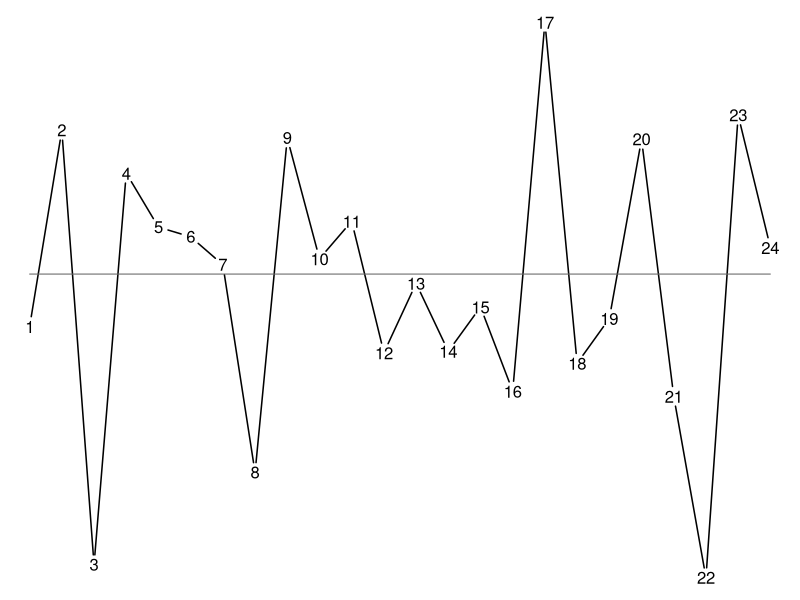

Generate this figure with R: (Note: this script raises an error after producing the figure.)
# Figure 1
pdf('fig1.pdf', w = 5, h = 2, pointsize = 8)
set.seed(32)
n <- 24
y <- rnorm(n)
x <- seq(n)

op <- par(mar = c(bottom = 0, left   = 0, top    = 0, right  = 0))
plot(x, y,
     axes = FALSE,
     type = "b",
     pch  = '',
     lwd  = 1.5,
     ylab = '',
     xlab = '')

lines(x, rep(median(y), n), col = 'grey40')
text(x, y)
par(op)
dev.off()

# Figure 2

# preparations for figures run24 and run24 case, if cr100 not already in workspace:

cr100 <- crossrunsymm(100, printn=TRUE)

# figure run24:

# plot to include in article for n=24, f=16 (case 1):
cr24matr <- matrix(as.numeric(cr100$pt[[24]]), ncol=24)
rownames(cr24matr) <- 0:23
colnames(cr24matr) <- 1:24
cr24matr
# runs plot for n=24:
set.seed(83938487)
values <- c(runif(15,.5,1),runif(1,-1,-.5),2*rbinom(8,1,.5)-1+runif(8,-.3,.3))
xright <- 70
ytop <- 7
ybottom <- -1.2
ytimes <- -1.4
cextimes <- .8
cexc <- .5
x24 <- 30
xincr <- 1.5
y24 <- ytop -.5
yincr <- .2
x9 <- 5
y9 <- 6
par(mar=c(bottom=3,left=3,top=0,right=0)+.1)
plot(x=1:24, y=values, axes=FALSE, type="o", pch=19, xlab="", ylab="", 
     xlim=c(1,xright), ylim=c(-2,ytop))
lines(x=c(1,24), y=c(0,0), col="blue")
lines(x=c(1,24), y=c(ybottom,ybottom))
points(x=1, y=values[1], col="red", pch=19)
points(x=15:16, y=values[15:16], col="red", pch=19, type="o")
points(x=17:24, y=values[17:24], col="blue", pch=19, type="o")
text(x=c(1,16,24),y=ytimes, labels=c(1,16,24), cex=cextimes)
text(x=12,y=ytimes-.4, labels="Time", cex=cextimes)
lines(x=c(1,1), y=c(ybottom,max(values)), lty="dotted")
lines(x=c(16,16), y=c(ybottom,max(values)), lty="dotted")
lines(x=c(24,24), y=c(ybottom,values[24]), lty="dotted")
text(x=1,y=max(values), labels="s=1", col="red", pos=3)
text(x=16,y=max(values), labels="f=16", col="red", pos=3)
for (c1 in 0:23) {
  print(lines(x=c(x24,x24+24*xincr), 
              y=c(y24-c1*yincr,y24-c1*yincr), lty="dotted"))
}
for (c1 in c(0,10:23))
  print(text(x=x24+xincr,y=y24-c1*yincr-yincr/2, labels=c1, cex=cexc, pos=2))
for (c1 in 1:9)
  print(text(x=x24+xincr,y=y24-c1*yincr-yincr/2, labels=c1, 
             cex=cexc, pos=2, col="red"))
lines(x=c(x24,x24+24*xincr), y=c(y24-24*yincr,y24-24*yincr), lty="dotted")
text(x=x24-xincr,y=y24-12*yincr, labels="C", pos=2)
for (l1 in 1:24) {
  print(lines(x=c(x24+l1*xincr,x24+l1*xincr), 
              y=c(y24-24*yincr,y24), lty="dotted"))
}
for (l1 in c(1:7,9:12)*2)
  print(text(x=x24+l1*xincr-xincr/2,y=y24-yincr, labels=l1, cex=cexc, pos=3))
text(x=x24+16*xincr-xincr/2,y=y24-yincr, labels=16, 
     cex=cexc, pos=3, col="red")
for (l1 in c(c(1:12)*2-1))
  print(text(x=x24+l1*xincr-xincr/2,
             y=y24-24*yincr+yincr, labels=l1, cex=cexc, pos=1))
text(x=x24+12*xincr,y=y24+yincr, labels="L", pos=3)
text(x=x24+12*xincr,y=y24-24*yincr-yincr/2, labels="L", pos=1)
rect(xleft=x24+15*xincr, xright=x24+16*xincr, border=NA,
     ybottom=y24-10*yincr, ytop=y24-1*yincr, col="red")
for (c1 in 0:9) {
  print(lines(x=c(x9,x9+9*xincr), 
              y=c(y9-c1*yincr,y9-c1*yincr), lty="dotted"))
}
for (c1 in 0:8) {
  print(text(x=x9+xincr,y=y9-c1*yincr-yincr/2, 
             labels=c1, cex=cexc, pos=2))
}
for (l1 in 0:9) {
  print(lines(x=c(x9+l1*xincr,x9+l1*xincr), 
              y=c(y9-9*yincr,y9), lty="dotted"))
}
for (l1 in 1:9) {
  print(text(x=x9+l1*xincr-xincr/2,
             y=y9-yincr, labels=l1, cex=cexc, pos=3))
}
text(x=x9+5*xincr,y=y9+yincr, labels="Last 9 (time 16-24)",  
     pos=3, cex=.7)
arrows(x0=x9, x1=x9+9*xincr, y0=y9-11*yincr,y1=y9-11*yincr,
       col="red")
text(x=x9-xincr,y=y9-14*yincr, labels="Cumutative sums\nin each row",  
     pos=4, cex=.6, col="red")
rect(xleft=x9+8*xincr, xright=x9+9*xincr, border=NA,
     ybottom=y9-9*yincr, ytop=y9, col="red")
arrows(x0=x9+9*xincr, x1=x24+15*xincr, col="red",
       y0=y9-4*yincr,y1=y9-4*yincr)
par(mar=c(bottom=5,left=4,top=4,right=2)+.1)

# figure run24 case:

# plot to include in article for n=24, f=9 (case 2):
cr24matr
# runs plot for n=24, f=9:
set.seed(83938487)
values2 <- c(runif(8,.5,1),runif(1,-1,-.5),2*rbinom(15,1,.5)-1+runif(15,-.3,.3))
xright <- 70
ytop <- 7
ybottom2 <- -1.4
ytimes2 <- -1.7
cextimes2 <- .7
cexc <- .5
x24 <- 35.5
xincr <- 1.5
y24 <- ytop -.5
yincr <- .2
x16 <- 1
y16 <- 6
par(mar=c(bottom=3,left=3,top=0,right=0)+.1)
plot(x=1:24, y=values2, axes=FALSE, type="o", pch=19, xlab="", ylab="", 
     xlim=c(1,xright), ylim=c(-2.2,ytop))
points(x=10:24, y=values2[10:24], type="o", pch=19, col="blue")
lines(x=c(1,24), y=c(0,0), col="blue")
lines(x=c(1,24), y=c(ybottom2,ybottom2))
points(x=1, y=values[1], col="red", pch=19)
points(x=8:9, y=values2[8:9], col="red", pch=19, type="o")
text(x=c(1,9,24),y=ytimes2, labels=c(1,9,24), cex=cextimes2)
text(x=12,y=ytimes2-.5, labels="Time", cex=cextimes)
lines(x=c(1,1), y=c(ybottom2,max(values2)+.15), lty="dotted")
lines(x=c(9,9), y=c(ybottom2,max(values2)+.4), lty="dotted")
lines(x=c(24,24), y=c(ybottom2,values2[24]), lty="dotted")
text(x=3,y=max(values2[1:8]), labels="s=1", 
     col="red", cex=cextimes2 ,pos=3)
text(x=9,y=max(values2), labels="f=9", 
     col="red", cex=cextimes2, pos=3)
rect(xleft=x24+7*xincr, xright=x24+8*xincr, border=NA,
     ybottom=y24-17*yincr, ytop=y24-1*yincr, col="red")
rect(xleft=x24+8*xincr, xright=x24+16*xincr, border=NA,
     ybottom=y24-17*yincr, ytop=y24-1*yincr, col="blue")
for (c1 in 0:23) {
  print(lines(x=c(x24,x24+24*xincr), 
              y=c(y24-c1*yincr,y24-c1*yincr), lty="dotted"))
}
for (c1 in c(0,17:23))
  print(text(x=x24+xincr,y=y24-c1*yincr-yincr/2, labels=c1, cex=cexc, pos=2))
for (c1 in 1:16)
  print(text(x=x24+xincr,y=y24-c1*yincr-yincr/2, labels=c1, 
             cex=cexc, pos=2, col="red"))
lines(x=c(x24,x24+24*xincr), y=c(y24-24*yincr,y24-24*yincr), lty="dotted")
text(x=x24-xincr,y=y24-yincr, cex=.6, labels="C", pos=2)
text(x=x24-xincr,y=y24-22*yincr, cex=.6, labels="C", pos=2)
for (l1 in 1:24) {
  print(lines(x=c(x24+l1*xincr,x24+l1*xincr), 
              y=c(y24-24*yincr,y24), lty="dotted"))
}
for (l1 in c(1:3,9:12)*2)
  print(text(x=x24+l1*xincr-xincr/2,y=y24-yincr, labels=l1, cex=cexc, pos=3))
for (l1 in c(5:8)*2)
  print(text(x=x24+l1*xincr-xincr/2,y=y24-yincr, 
             labels=l1, cex=cexc, pos=3, col="blue"))
text(x=x24+8*xincr-xincr/2,y=y24-yincr, labels=8, 
     cex=cexc, pos=3, col="red")
for (l1 in c(c(1:4,9:12)*2-1))
  print(text(x=x24+l1*xincr-xincr/2,
             y=y24-24*yincr+yincr, labels=l1, cex=cexc, pos=1))
for (l1 in c(c(5:8)*2-1))
  print(text(x=x24+l1*xincr-xincr/2, col="blue",
             y=y24-24*yincr+yincr, labels=l1, cex=cexc, pos=1))
text(x=x24+12*xincr,y=y24+yincr, labels="L", pos=3)
text(x=x24+12*xincr,y=y24-24*yincr-yincr/2, labels="L", pos=1)
rect(xleft=x16+7*xincr, xright=x16+8*xincr, border=NA,
     ybottom=y16, ytop=y16-16*yincr, col="red")
rect(xleft=x16+8*xincr, xright=x16+16*xincr, border=NA,
     ybottom=y16-16*yincr, ytop=y16, col="blue")
for (c1 in 0:15) {
  print(lines(x=c(x16,x16+16*xincr), 
              y=c(y16-c1*yincr,y16-c1*yincr), lty="dotted"))
}
for (c1 in (c(1:8)*2-1)) {
  print(text(x=x16+xincr+xincr/2,y=y16-c1*yincr+yincr/2, 
             labels=c1-1, cex=cexc, pos=2))
}
for (c1 in (c(1:8)*2)) {
  print(text(x=x16+15*xincr-xincr/2,y=y16-c1*yincr+yincr/2, 
             labels=c1-1, cex=cexc, pos=4))
}
for (l1 in 0:15) {
  print(lines(x=c(x16+l1*xincr,x16+l1*xincr), 
              y=c(y16-16*yincr,y16), lty="dotted"))
}
for (l1 in c(1:3)*2) {
  print(text(x=x16+l1*xincr-xincr/2,
             y=y16-yincr, labels=l1, cex=cexc, pos=3))
}
for (l1 in (c(1:4)*2-1)) {
  print(text(x=x16+l1*xincr-xincr/2,
             y=y16-15*yincr+yincr/2, labels=l1, cex=cexc, pos=1))
}
print(text(x=x16+8*xincr-xincr/2, col="red",
           y=y16-yincr, labels=8, cex=cexc, pos=3))
for (l1 in (c(5:8)*2)) {
  print(text(x=x16+l1*xincr-xincr/2, col="blue",
             y=y16-yincr, labels=l1, cex=cexc, pos=3))
}
for (l1 in c(5:8)*2-1) {
  print(text(x=x16+l1*xincr-xincr/2, col="blue",
             y=y16-20*yincr, labels=l1, cex=cexc, pos=3))
}
text(x=x16+5*xincr,y=y9+yincr, labels="Last 16 (time 9-24)",  
     pos=3, cex=.5)
arrows(x0=x16, x1=x16+7*xincr, y0=y16-7*yincr,y1=y16-7*yincr,
       col="red", lwd=2)
par(mar=c(bottom=5,left=4,top=4,right=2)+.1)
